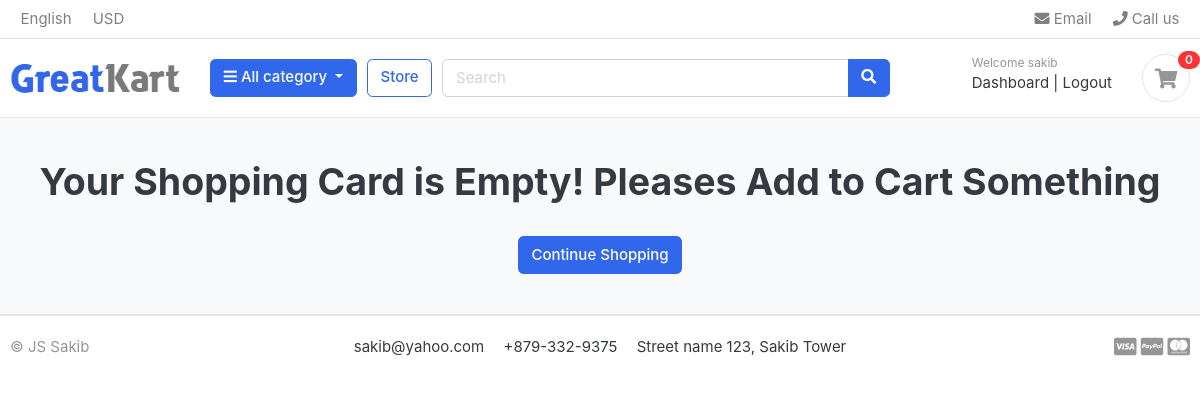
/cart/ (signed in), run on an earlier commit of the app's database.
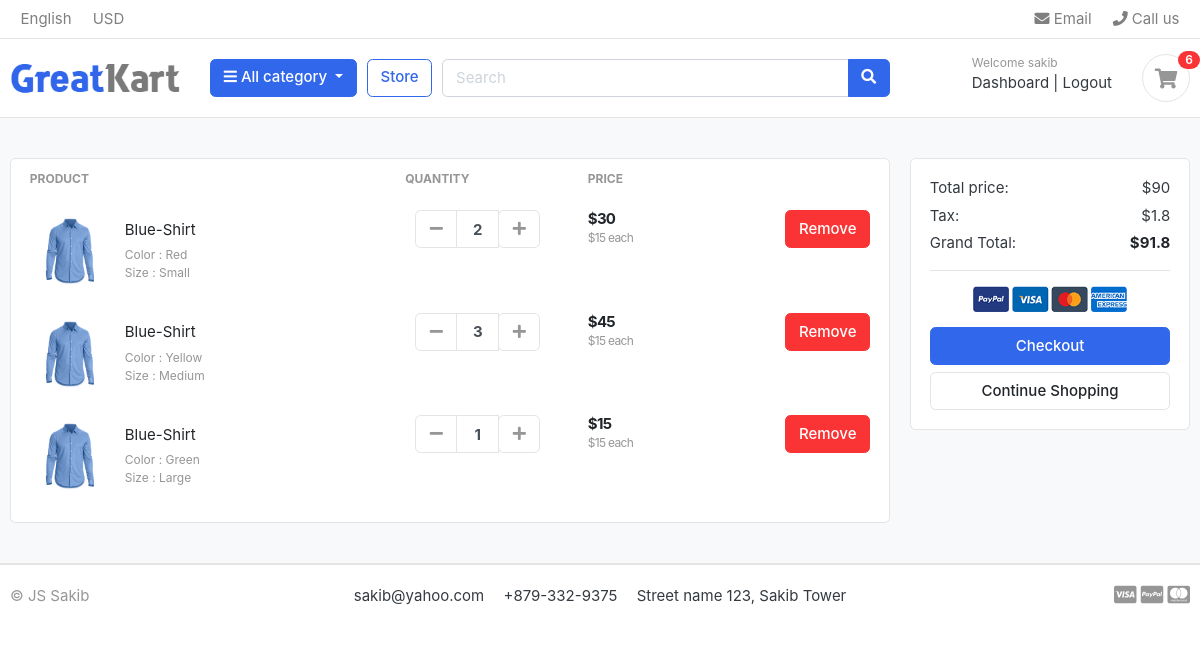
And on a later commit of the database.
### cart/models.py (models this page shows, shortened)
class CartItem(models.Model):
    user = models.ForeignKey(Account, on_delete=models.CASCADE, null=True)
    product = models.ForeignKey(Product, on_delete=models.CASCADE)
    variations = models.ManyToManyField(Variation, blank=True)
    cart = models.ForeignKey(Cart, on_delete=models.CASCADE, null=True)
    quantity = models.IntegerField()
    is_active = models.BooleanField(default=True)
    def sub_total(self):
        return self.product.price * self.quantity

### store/models.py (models this page shows, shortened)
class Product(models.Model):
    product_name = models.CharField(max_length=255, unique=True)
    slug = models.SlugField(max_length=255, unique=True)
    description = models.TextField(max_length=500, blank=True)
    price = models.IntegerField()
    images = models.ImageField(upload_to='photo/products', blank=True)
    stock = models.IntegerField()
    is_available = models.BooleanField(default=True)
    category = models.ForeignKey(Category, on_delete=models.CASCADE)
    created_date = models.DateTimeField(auto_now_add=True)
    modified_date = models.DateTimeField(auto_now=True)
    def get_url(self):
        return reverse('product_detail', args=[self.category.slug, self.slug])

class Variation(models.Model):
    product = models.ForeignKey(Product, on_delete=models.CASCADE)
    variation_category = models.CharField(max_length=255, choices=variation_category_choice)
    variation_value = models.CharField(max_length=255)
    is_active = models.BooleanField(default=True)
    created_date = models.DateTimeField(auto_now=True)
    objects = VariationManager()

### cart/views.py (the view)
# urls.py: path('', views.cart, name='cart'),
def cart(request, total=0, quantity=0, cart_items=None):
    try:
        tax = 0
        grand_total = 0
        if request.user.is_authenticated:
            cart_items = CartItem.objects.filter(user=request.user, is_active=True)
        else:
            cart = Cart.objects.get(cart_id=_cart_id(request))
            cart_items = CartItem.objects.filter(cart=cart, is_active=True)
        for cart_item in cart_items:
            total += (cart_item.product.price * cart_item.quantity)
            quantity += cart_item.quantity
        tax = (2 * total)/100
        grand_total = total + tax
    except ObjectDoesNotExist:
        pass
    context = {
        'total': total,
        'quantity': quantity,
        'cart_items': cart_items,
        'tax': tax,
        'grand_total': grand_total,
    }
    return render(request, 'store/cart.html', context)

### cart/context_processors.py (called while the page is built)
def counter(request):
    cart_count = 0
    if 'admin' in request.path:
        return {}
    else:
        try:
            cart = Cart.objects.filter(cart_id=_cart_id(request))
            if request.user.is_authenticated:
                cart_items = CartItem.objects.all().filter(user=request.user)
            else:
                cart_items = CartItem.objects.all().filter(cart=cart[:1])
            for cart_item in cart_items:
                cart_count += cart_item.quantity
        except Cart.DoesNotExist:
            cart_count = 0
    return dict(cart_count=cart_count)

### cart/views.py (called while the page is built)
def _cart_id(request):
    cart = request.session.session_key
    if not cart:
        cart = request.session.create()
    return cart

### category/context_processors.py (called while the page is built)
def menu_link(request):
    links = Category.objects.all()
    return dict(links=links)

### category/models.py (called while the page is built)
    def get_url(self):
        return reverse('products_by_category', args=[self.slug])

### templates/store/cart.html (shortened to what this page needs)
{% extends "base.html" %}
{% load static %}
{% block content %}
<section class="section-content padding-y bg">
	<div class="container">
		{% if not cart_items %}
		<h1 class="text-center"> Your Shopping Card is Empty! Pleases Add to Cart Something </h1>
		<br>
		<div class="text-center">
			<a class="btn btn-primary" href="{% url 'store' %}">Continue Shopping</a>
		</div>
		{% else %}
		<div class="row">
			<aside class="col-lg-9">
				<div class="card">
					<table class="table table-borderless table-shopping-cart">
						<thead class="text-muted">
							<tr class="small text-uppercase">
								<th scope="col">Product</th>
								<th scope="col" width="120">Quantity</th>
								<th scope="col" width="120">Price</th>
								<th scope="col" class="text-right" width="200"> </th>
							</tr>
						</thead>
						<tbody>
							{% for cart_item in cart_items %}
							<tr>
								<td>
									<figure class="itemside align-items-center">
										<div class="aside"><img src={{ cart_item.product.images.url }} class="img-sm"></div>
										<figcaption class="info">
											<a href={{ cart_item.product.get_url }} class="title text-dark">{{ cart_item.product.product_name }}</a>
											<p class="text-muted small">
												{% if cart_item.variations.all %}
													{% for item in cart_item.variations.all %}
														{{ item.variation_category | capfirst }} : {{ item.variation_value | capfirst }} <br>
													{% endfor %}
												{% endif %}
											</p>
										</figcaption>
									</figure>
								</td>
								<td>
									<div class="col">
										<div class="input-group input-spinner">
											<div class="input-group-prepend">
												<a href="{% url 'remove_cart' cart_item.product.id cart_item.id %}"
													class="btn btn-light" type="button" id="button-plus"> <i
														class="fa fa-minus"></i> </a>
											</div>
											<input type="text" class="form-control" value="{{ cart_item.quantity }}">
											<div class="input-group-append">
												<form action="{% url 'add_cart' cart_item.product.id %}" method="POST">
													<button class="btn btn-light" type="submit" id="button-minus"> <i class="fa fa-plus"></i> </button>
												</form>
											</div>
										</div>
									</div>
								</td>
								<td>
									<div class="price-wrap">
										<var class="price">${{ cart_item.sub_total }}</var>
										<small class="text-muted"> ${{ cart_item.product.price }} each </small>
									</div>
								</td>
								<td class="text-right">
									<a href="{% url 'remove_cart_item' cart_item.product.id cart_item.id %}" onclick=" return confirm('Are you want to Delete this item?')" class="btn btn-danger">
										Remove</a>
								</td>
							</tr>
							{% endfor %}
						</tbody>
					</table>
				</div>
			</aside>
			<aside class="col-lg-3">
				<div class="card">
					<div class="card-body">
						<dl class="dlist-align">
							<dt>Total price:</dt>
							<dd class="text-right">${{total}}</dd>
						</dl>
						<dl class="dlist-align">
							<dt>Tax:</dt>
							<dd class="text-right">${{tax}}</dd>
						</dl>
						<dl class="dlist-align">
							<dt>Grand Total:</dt>
							<dd class="text-right text-dark b"><strong>${{grand_total}}</strong></dd>
						</dl>
						<hr>
						<p class="text-center mb-3">
							<img src={% static "./images/misc/payments.png" %} height="26">
						</p>
						<a href="{% url 'checkout' %}" class="btn btn-primary btn-block"> Checkout </a>
						<a href="{% url 'store' %}" class="btn btn-light btn-block">Continue Shopping</a>
					</div>
				</div>
			</aside>
		</div>
		{% endif %}
	</div>
</section>
{% endblock content%}

### templates/includes/header.html (shortened to what this page needs)
{% load static %}
<header class="section-header">
<nav class="navbar p-md-0 navbar-expand-sm navbar-light border-bottom">
<div class="container">
  <div class="collapse navbar-collapse" id="navbarTop4">
    <ul class="navbar-nav mr-auto">
    	<li class="nav-item dropdown">
		 	<a href="#" class="nav-link">   English </a>
		</li>
		<li class="nav-item dropdown">
			<a href="#" class="nav-link"> USD </a>
		</li>
    </ul>
    <ul class="navbar-nav">
		<li><a href="#" class="nav-link"> <i class="fa fa-envelope"></i> Email </a></li>
		<li><a href="#" class="nav-link"> <i class="fa fa-phone"></i> Call us </a></li>
	</ul>
  </div>
</div>
</nav>
<section class="header-main border-bottom">
	<div class="container">
<div class="row align-items-center">
	<div class="col-lg-2 col-md-3 col-6">
		<a href="{% url "home" %}" class="brand-wrap">
			<img class="logo" src={% static "./images/logo.png" %}>
		</a>
	</div>
	<div class="col-lg col-sm col-md col-6 flex-grow-0">
		<div class="category-wrap dropdown d-inline-block float-right">
			<button type="button" class="btn btn-primary dropdown-toggle" data-toggle="dropdown">
				<i class="fa fa-bars"></i> All category
			</button>
		</div>
	</div>
	<a href={% url "store" %} class="btn btn-outline-primary">Store</a>
	<div class="col-lg  col-md-6 col-sm-12 col">
		<form action="{% url 'search' %}" class="search" methon="POST">
			<div class="input-group w-100">
			    <input type="text" class="form-control" style="width:60%;" placeholder="Search" name="keyword">
			    <div class="input-group-append">
			      <button class="btn btn-primary" type="submit">
			        <i class="fa fa-search"></i>
			      </button>
			    </div>
		    </div>
		</form>
	</div>
	<div class="col-lg-3 col-sm-6 col-8 order-2 order-lg-3">
				<div class="d-flex justify-content-end mb-3 mb-lg-0">
					{% if user.id is None %}
					<div class="widget-header">
						<small class="title text-muted">Welcome guest!</small>
						<div>
							<a href="{% url 'login' %}">Sign in</a> <span class="dark-transp"> | </span>
							<a href="{% url 'registerd' %}"> Register</a>
						</div>
					</div>
					{% else %}
					<div class="widget-header">
						<small class="title text-muted">Welcome {{ user.firstName }}</small>
						<div>
							<a href="{% url 'dashboard' %}">Dashboard</a> <span class="dark-transp"> | </span>
							<a href="{% url 'logout' %}">Logout</a>
						</div>
					</div>
					{% endif %}
					<a href="{% url 'cart' %}" class="widget-header pl-3 ml-3">
						<div class="icon icon-sm rounded-circle border"><i class="fa fa-shopping-cart"></i></div>
						<span class="badge badge-pill badge-danger notify">{{cart_count}}</span>
					</a>
				</div>
			</div>
</div>
	</div>
</section>
</header>

What changed in the data, as far as the page shows it:
added CartItem: product.images (picture), product.product_name "Blue-Shirt", quantity "2", sub_total "30", product.price "15"
now on this page (row unchanged): Variation: variation_category "Color", variation_value "Red", shown under "Blue-Shirt"
now on this page (row unchanged): Variation: variation_category "Size", variation_value "Small", shown under "Blue-Shirt"
added CartItem: product.images (picture), product.product_name "Blue-Shirt", quantity "3", sub_total "45", product.price "15"
now on this page (row unchanged): Variation: variation_category "Color", variation_value "Yellow", shown under "Blue-Shirt"
now on this page (row unchanged): Variation: variation_category "Size", variation_value "Medium", shown under "Blue-Shirt"
added CartItem: product.images (picture), product.product_name "Blue-Shirt", quantity "1", sub_total "15", product.price "15"
now on this page (row unchanged): Variation: variation_category "Color", variation_value "Green", shown under "Blue-Shirt"
now on this page (row unchanged): Variation: variation_category "Size", variation_value "Large", shown under "Blue-Shirt"
Also different on the page:
{{ cart_count }}: "0" → "6"
{{ total }}: (not shown) → "90"
{{ tax }}: (not shown) → "1.8"
{{ grand_total }}: (not shown) → "91.8"
text no longer shown: "Your Shopping Card is Empty! Pleases Add to Cart Something"
text now shown: "PRODUCT QUANTITY PRICE Total price: $ Tax: $ Grand Total: $ Checkout"
